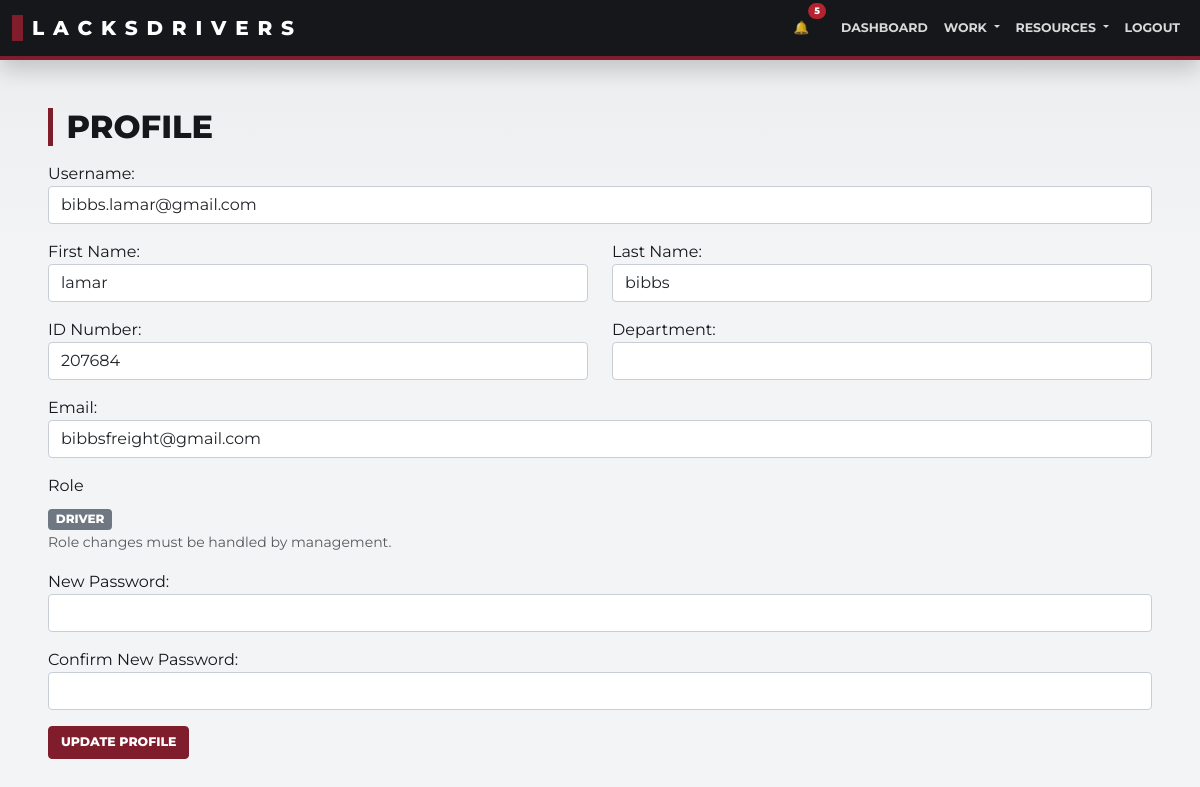
The page /profile (signed in) on the database its author committed.
### app/models/user.py (models this page shows, shortened)
class User(db.Model, UserMixin):
    __tablename__ = "user"
    id = db.Column(db.Integer, primary_key=True)
    username = db.Column(db.String(64), unique=True, nullable=False)
    email = db.Column(db.String(120), unique=True, nullable=False)
    password_hash = db.Column(db.String(128))
    role = db.Column(db.String(20), default="driver")  # "driver" or "management"
    first_name = db.Column(db.String(64), nullable=True)
    last_name = db.Column(db.String(64), nullable=True)
    employee_id = db.Column(db.String(32), nullable=True)
    shift = db.Column(db.String(16), nullable=True)
    department = db.Column(db.String(32), nullable=True)
    tasks = db.relationship(
        "Task",
        backref="assigned_user",
        lazy="dynamic",
        foreign_keys="Task.assigned_to",
    )
    driver_logs = db.relationship(
        "DriverLog",
        backref="driver",
        lazy="dynamic",
        foreign_keys="DriverLog.driver_id",
    )
    pretrips = db.relationship(
        "PreTrip",
        backref="driver",
        lazy="dynamic",
        foreign_keys="PreTrip.user_id",
    )
    chat_messages = db.relationship("ChatMessage", backref="user", lazy="dynamic")

### app/blueprints/driver/routes.py (the view, shortened to what this page needs)
@bp.route("/profile", methods=["GET", "POST"])
@login_required
def profile():
    form = ProfileForm(obj=current_user)
    return render_template("profile.html", profile_form=form)

### app/forms/user.py
class ProfileForm(FlaskForm):
    username = StringField("Username", validators=[DataRequired()])
    first_name = StringField("First Name")
    last_name = StringField("Last Name")
    employee_id = StringField("ID Number")
    department = StringField("Department")
    email = StringField("Email", validators=[DataRequired(), Email()])
    new_password = PasswordField("New Password")
    confirm_password = PasswordField(
        "Confirm New Password",
        validators=[EqualTo("new_password", message="Passwords must match.")],
    )
    submit = SubmitField("Update Profile")

### app/blueprints/auth/routes.py (called while the page is built)
@login_manager.user_loader
def load_user(user_id):
    return User.query.get(int(user_id))

### app/blueprints/driver/routes.py (called while the page is built)
@bp.before_request
def require_driver_role_for_driver_actions():
    endpoint = (request.endpoint or "").removeprefix("driver.")
    if endpoint not in DRIVER_ONLY_ENDPOINTS:
        return None
    if restore_role_user("driver"):
        return None
    flash("Driver credentials required.", "warning")
    return redirect(
        url_for("auth.login", next=_requested_url(), required_role="driver")
    )

### app/services/plant_addresses.py (called while the page is built)
def register_context_processors(app):
    @app.context_processor
    def inject_plant_addresses():
        return dict(PLANT_ADDRESSES=PLANT_ADDRESSES, PLANT_LABELS=PLANT_LABELS)

### app/services/role_session.py (called while the page is built)
def restore_role_user(required_role):
    return current_user.is_authenticated and current_user.role == required_role

### templates/profile.html (shortened to what this page needs)
{% extends "base.html" %}
{% block content %}
<div class="container fade-in" style="overflow-x: auto;">
  <h2 class="mt-4 mb-3">Profile</h2>
  <form method="POST" action="">
    <div class="mb-3">
      {{ profile_form.username.label }}:
      {{ profile_form.username(class="form-control") }}
    </div>
    <div class="row">
      <div class="col-md-6 mb-3">
        {{ profile_form.first_name.label }}:
        {{ profile_form.first_name(class="form-control") }}
      </div>
      <div class="col-md-6 mb-3">
        {{ profile_form.last_name.label }}:
        {{ profile_form.last_name(class="form-control") }}
      </div>
    </div>
    <div class="row">
      <div class="col-md-6 mb-3">
        {{ profile_form.employee_id.label }}:
        {{ profile_form.employee_id(class="form-control") }}
      </div>
      <div class="col-md-6 mb-3">
        {{ profile_form.department.label }}:
        {{ profile_form.department(class="form-control") }}
      </div>
    </div>
    <div class="mb-3">
      {{ profile_form.email.label }}:
      {{ profile_form.email(class="form-control") }}
    </div>
    <div class="mb-3">
      <label class="form-label">Role</label>
      <div><span class="badge bg-secondary text-uppercase">{{ current_user.role }}</span></div>
      <small class="text-muted">Role changes must be handled by management.</small>
    </div>
    <div class="mb-3">
      {{ profile_form.new_password.label }}:
      {{ profile_form.new_password(class="form-control") }}
    </div>
    <div class="mb-3">
      {{ profile_form.confirm_password.label }}:
      {{ profile_form.confirm_password(class="form-control") }}
    </div>
    {{ profile_form.submit(class="btn btn-primary hover-btn") }}
  </form>
</div>
{% endblock %}

### static/css/style.css (style rules this page uses)
:root { --ld-ink: #15171a; --ld-panel: #202328; --ld-panel-2: #2d3138; --ld-maroon: #7f1d2d; --ld-maroon-dark: #5c1320; --ld-steel: #6f7782; --ld-line: #d9dde3; --ld-paper: #ffffff; --ld-bg: #f3f4f6; --ld-muted: #6b7280; --ld-success: #237a4b; --ld-warning: #d89a1d; --ld-danger: #b4232f; --ld-info: #2d6f8f; --bs-primary: var(--ld-maroon); --bs-secondary: var(--ld-steel); --bs-danger: var(--ld-danger); --bs-success: var(--ld-success); --bs-warning: var(--ld-warning); --bs-info: var(--ld-info); --bs-dark: var(--ld-ink); }
html, body { background: var(--ld-bg) !important; color: var(--ld-ink); }
body { font-family: Montserrat, Arial, sans-serif; }
.container > h1, .container > h2, .container > h3, .card-header, .table thead th { text-transform: uppercase; }
.container > h1, .container > h2, .container > h3 { color: var(--ld-ink); font-weight: 800; border-left: 5px solid var(--ld-maroon); padding-left: 0.85rem; }
.btn { border-radius: 4px !important; font-weight: 750 !important; text-transform: uppercase; font-size: 0.78rem !important; }
.btn-primary, .btn-success { background: var(--ld-maroon) !important; border-color: var(--ld-maroon) !important; }
.badge { border-radius: 4px; font-weight: 800; text-transform: uppercase; }
.bg-secondary { background-color: var(--ld-steel) !important; }
.form-control, .form-select { border-radius: 4px !important; border-color: #c9ced6 !important; }
.fade-in { opacity: 0; animation: fadeInAnimation 0.22s forwards; }

### templates/base.html (style rules this page uses)
body { font-family: 'Montserrat', sans-serif; background-color: #f9f9f9; margin: 0; padding: 0; }
.hover-btn { transition: transform 0.2s ease, background-color 0.2s ease; }
.fade-in { opacity: 0; animation: fadeInAnimation 0.6s forwards; }
.btn, .dropdown-item { overflow-wrap: normal; word-break: normal; }
.d-flex, .row, [class*="col-"] { min-width: 0; }

### rows shown on the page
User: username "bibbs.lamar@gmail.com", first_name "lamar", last_name "bibbs", employee_id "207684", email "bibbsfreight@gmail.com", role "DRIVER"

### other values the page prints
{{ profile_form.username.label }} "Username"
{{ profile_form.first_name.label }} "First Name"
{{ profile_form.last_name.label }} "Last Name"
{{ profile_form.employee_id.label }} "ID Number"
{{ profile_form.department.label }} "Department"
{{ profile_form.email.label }} "Email"
{{ profile_form.new_password.label }} "New Password"
{{ profile_form.confirm_password.label }} "Confirm New Password"
